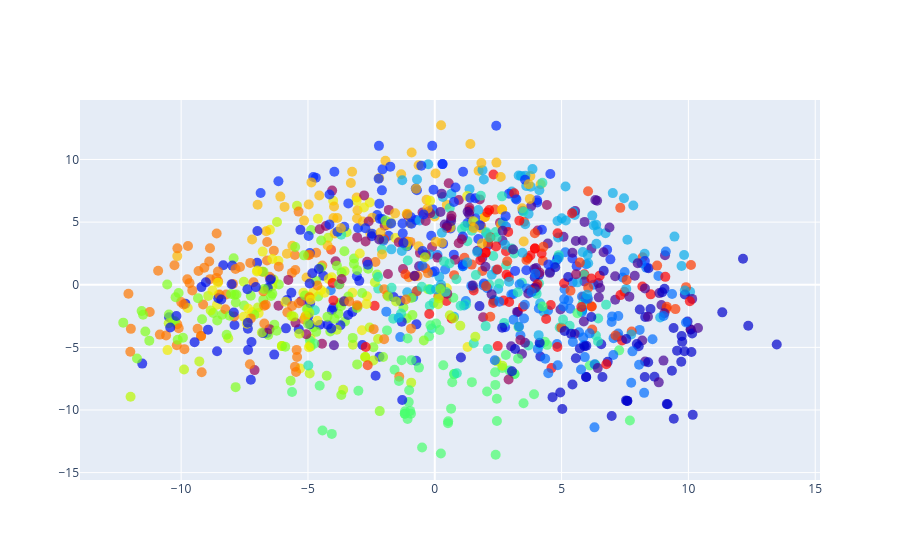

The notebook cell saved with this chart:
### Code cell
import plotly.graph_objects as go

fig = go.Figure()

marker = go.scatter.Marker(
    color=df_with_emb['centroid'],
    colorscale='rainbow',
    size=10,
    opacity=0.7
)

centroid_marker = go.scatter.Marker(
    symbol='x',
    size=20,
    opacity=0.5,
    color='gray'
)

fig.add_trace(go.Scatter(x=df_with_emb['pca_1'], y=df_with_emb['pca_2'], mode='markers', hovertext=df_with_emb['Motion'], marker=marker))
# fig.add_trace(go.Scatter(x=pca_centroids[:, 0], y=pca_centroids[:, 1], mode='markers', marker=centroid_marker))

fig.show()

### Figure 1 — Plotly figure (JSON) as saved in the notebook; plotly's stock layout.template omitted (floating-point values rounded to 4 significant figures; data arrays with more than 128 entries replaced by an {"elided": "..."} marker saying what was removed)
{"data": [{"hovertext": {"elided": "1078 str values"}, "marker": {"color": {"elided": "1078 int values"}, "colorscale": [[0, "rgb(150,0,90)"], [0.125, "rgb(0,0,200)"], [0.25, "rgb(0,25,255)"], [0.375, "rgb(0,152,255)"], [0.5, "rgb(44,255,150)"], [0.625, "rgb(151,255,0)"], [0.75, "rgb(255,234,0)"], [0.875, "rgb(255,111,0)"], [1, "rgb(255,0,0)"]], "opacity": 0.7, "size": 10}, "mode": "markers", "type": "scatter", "x": {"elided": "1078 float values"}, "y": {"elided": "1078 float values"}}], "layout": {}}
